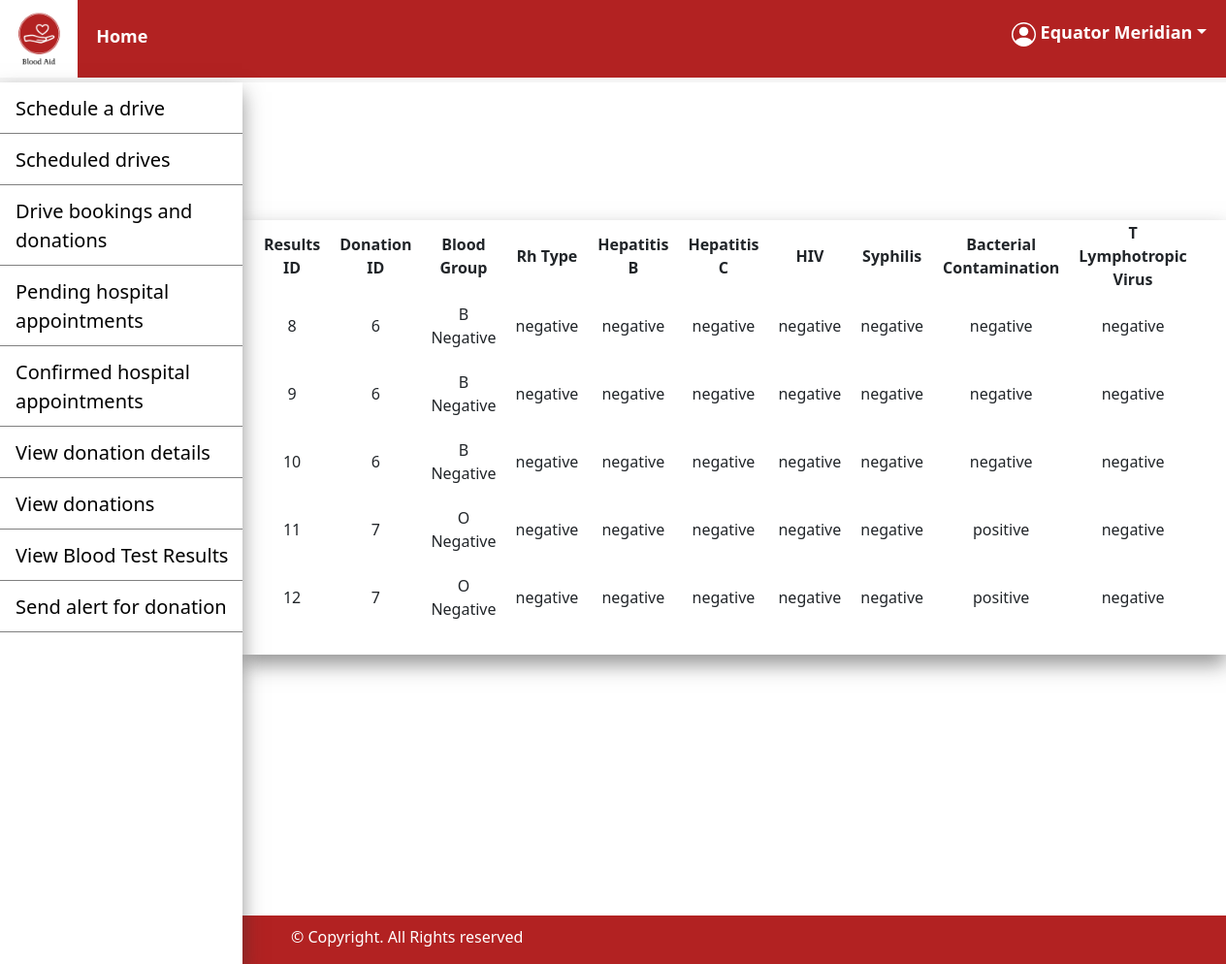
The app's page /test_results/HospitalViewReleasedResults.php (signed in), older data.
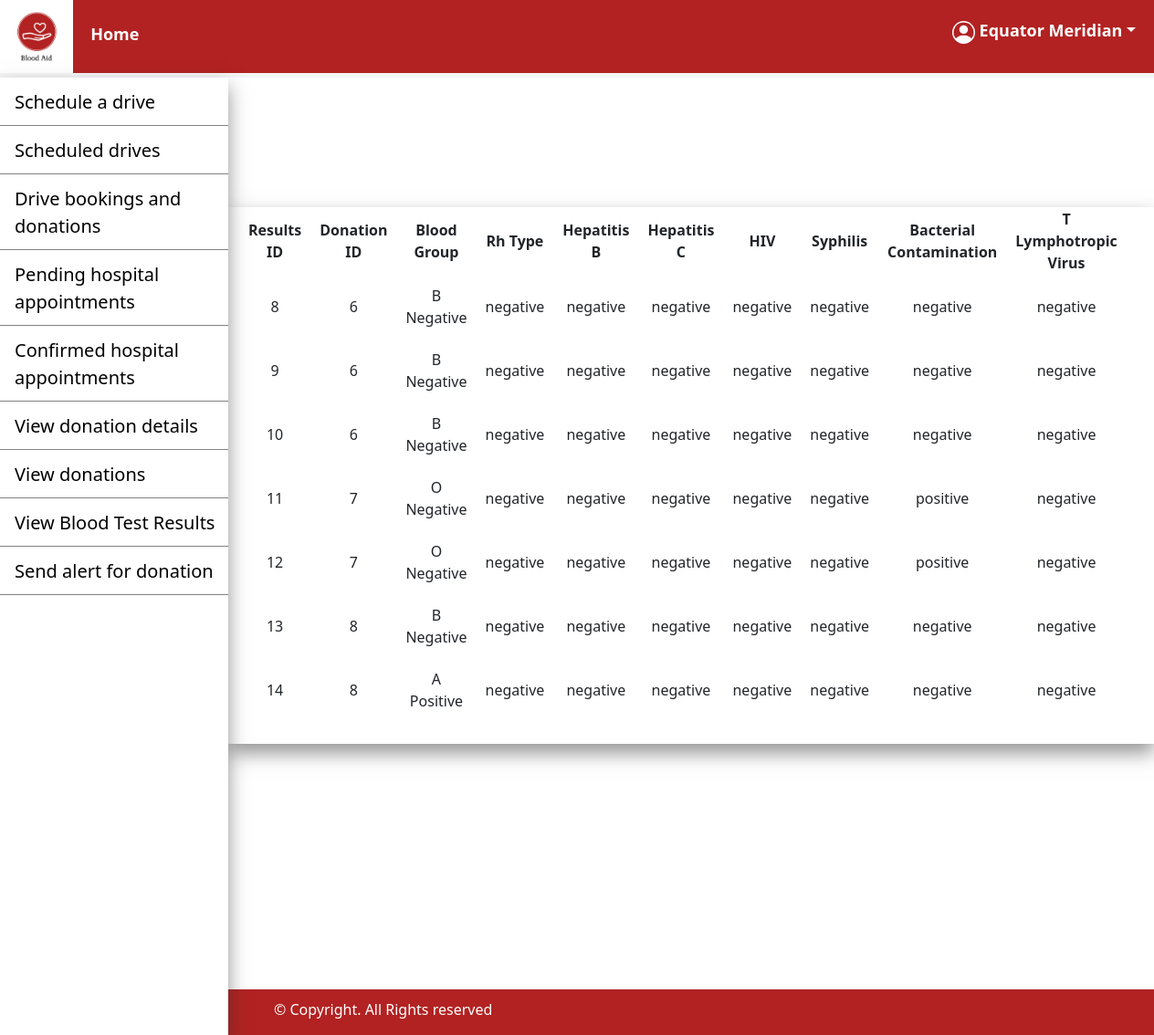
The same page, newer data.
### tables this page shows
CREATE TABLE `test_results` (
  `results_id` int(11) NOT NULL,
  `donation_id` int(11) NOT NULL,
  `blood_group` varchar(10) NOT NULL,
  `Rh_type` varchar(10) NOT NULL,
  `hepatitis_B` varchar(10) NOT NULL,
  `hepatitis_C` varchar(10) NOT NULL,
  `HIV` varchar(10) NOT NULL,
  `Syphilis` varchar(10) NOT NULL,
  `bacterial_contamination` varchar(10) NOT NULL,
  `t_lymphotropic_virus` varchar(10) NOT NULL
);

### test_results/HospitalViewReleasedResults.php (the view, shortened to what this page needs)
<?php
include('../connection/connect.php');
$id = $_SESSION['id']??null;
$sql = "SELECT donation.donation_id, donation.hospital_id, test_results.* FROM test_results LEFT JOIN donation ON donation.donation_id = test_results.donation_id WHERE donation.hospital_id= $id AND donation.results_status='released' ";
$result = $connection->query($sql);
?>
<!DOCTYPE html>
<html>
    <head>
        <link href="https://cdn.jsdelivr.net/npm/bootstrap@5.2.0-beta1/dist/css/bootstrap.min.css" rel="stylesheet">
        <link href = "https://code.jquery.com/ui/1.10.4/themes/blitzer/jquery-ui.css" rel = "stylesheet">
        <link href = "../css/styles.css" rel = "stylesheet">
    </head>
    <body>
        <header>
        <nav>
            <img id="logo" src="../images/Logo.png" width="80"height="80">
            <a href="../hospital_page.php" style="margin-left:15px;">Home</a>
                <a href = ''style = "float: right;margin-right: 20px; padding-top:20px;" class = 'dropdown-toggle password' id = 'user' data-bs-toggle="dropdown">&nbsp;<?php echo $_SESSION['name']??null;?></a>
            </nav>
        </header>
        <div class="sidenav box-shadow">
            <a href="../blood_drive/drive_scheduling.php">Schedule a drive</a>
            <a href="../blood_drive/driveHospitalView.php">Scheduled drives</a>
            <a href="../blood_drive/hospital_drive.php">Drive bookings and donations</a>
            <a href="../hospital_appointment/hospitalViewPendingAppointment.php">Pending hospital appointments</a>
            <a href="../hospital_appointment/hospitalViewConfirmedAppointment.php">Confirmed hospital appointments</a>
            <a href="../donate/hospitalViewDonationDetails.php">View donation details</a>
            <a href="../donate/hospitalViewDonations.php">View donations</a>
            <a href="HospitalViewReleasedResults.php">View Blood Test Results</a>
            <a href="../hospital/requestBlood.php">Send alert for donation</a>
        </div>
        <main class="main">
            <br><br><br>
            <div class="container">
                <div class="row">
                    <div id = 'confirmedAppointments'class="col-md-auto box-shadow">
                        <?php
                        if (mysqli_num_rows($result) > 0)
                        {?>
                            <table>
                                <thead>
                                    <tr>
                                        <th>Results ID</th>
                                        <th>Donation ID</th>
                                        <th>Blood Group</th>
                                        <th>Rh Type</th>
                                        <th>Hepatitis B</th>
                                        <th>Hepatitis C</th>
                                        <th>HIV</th>
                                        <th>Syphilis</th>
                                        <th>Bacterial Contamination</th>
                                        <th>T Lymphotropic Virus</th>
                                        <th></th>
                                    </tr>
                                </thead>
                                <tbody>
                                <tr><?php
                            while($row = mysqli_fetch_assoc($result))
                            {
                                echo "<td>".$row['results_id']."</td>";
                                echo "<td>".$row['donation_id']."</td>";
                                echo "<td>".$row['blood_group']."</td>";
                                echo "<td>".$row['Rh_type']."</td>";
                                echo "<td>".$row['hepatitis_B']."</td>";
                                echo "<td>".$row['hepatitis_C']."</td>";
                                echo "<td>".$row['HIV']."</td>";
                                echo "<td>".$row['Syphilis']."</td>";
                                echo "<td>".$row['bacterial_contamination']."</td>";
                                echo "<td>".$row['t_lymphotropic_virus']."</td>";
                                ?>
                                </tr>
                                <?php
                            }?>
                        </tbody>
                        </table><br/>
                        <?php
                        }else {
                           ?><script>alert('No Results have been released');window.location.href = '../hospital_page.php';</script>
                        <?php
                        }?>
                    </div><div class="col"></div>
                    </div>
            </div>
        </main>
        <footer class = 'sidenav_footer' style="margin-top:24px;">
            <p>&#169; Copyright. All Rights reserved</p>
        </footer>
    </body>
</html>

### css/styles.css (style rules this page uses)
.box-shadow { -webkit-box-shadow: 0px 10px 20px 0px rgba(50, 50, 50, 0.52); -moz-box-shadow: 0px 10px 20px 0px hsla(0, 0%, 20%, 0.52); box-shadow: 0px 10px 20px 0px rgba(50, 50, 50, 0.52) }
#confirmedAppointments { margin-top:70px; margin-bottom: 245px; }
table { width:100%; }
table, th, td { text-align:center; height: 70px; }
th,td { padding-left:10px; padding-right:10px; }
thead { height:60px; }
nav a { color:white; text-decoration: none; font-weight: bold; font-size: large; }
nav { top:0; width:100%; border-bottom: solid whitesmoke 5px; color:white; background-color: #b22222; }
footer { color:white; background-color: #b22222; height:50px; padding-left:20px; padding-top:10px; }
#logo { padding: 0; }
.sidenav { overflow-y: scroll; top: 0; bottom: 0; width: 250px; position: fixed; z-index: 1; left: 0; background-color: #fff; overflow-x: auto; margin-top:85px; }
.main { margin-left: 250px; }
.sidenav a { padding: 12px 8px 10px 16px; text-decoration: none; font-size: 20px; color: #000; display: block; border-bottom: 0.001px grey solid; }
.sidenav_footer { padding-left: 300px; }

Row changes from the older to the newer data that the page shows:
added test_results: results_id "13", donation "8", blood_group "B Negative", Rh_type "negative", hepatitis_B "negative", hepatitis_C "negative", HIV "negative", Syphilis "negative", bacterial_contamination "negative", t_lymphotropic_virus "negative"
added test_results: results_id "14", donation "8", blood_group "A Positive", Rh_type "negative", hepatitis_B "negative", hepatitis_C "negative", HIV "negative", Syphilis "negative", bacterial_contamination "negative", t_lymphotropic_virus "negative"
